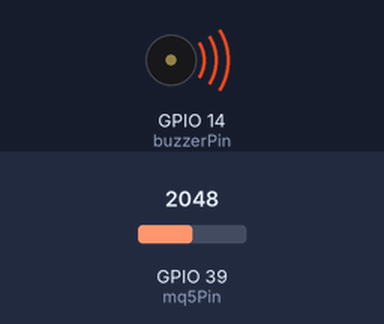
A sketch run on a simulated ESP32. Parts: buzzer (waves = sounding, pin HIGH). Inputs (shaded band) come from the test bench; at power-on: GPIO 39 (mq5Pin) = 2048 (analog values on the 0–4095 scale). WiFi joins after 1.5 s; servers stay silent unless stated.

Above: at 0.1 s.
At 1.9 s:
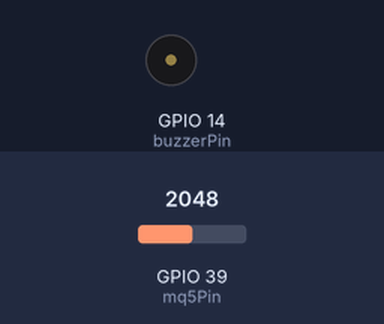
Timing chart, 0 to 3.4 s (numbered marks = the images above):
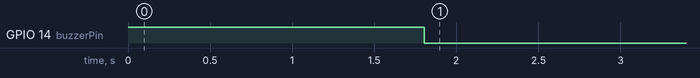

The sketch:

gas_detector.ino
```cpp
#define BLYNK_PRINT Serial

#define BLYNK_TEMPLATE_ID "TMPL27zJazjr"
#define BLYNK_TEMPLATE_NAME "Gas Detector"
#define BLYNK_AUTH_TOKEN "E7gqwxX7D8eRvSsUAQ6jW6thvRfb82I"

#include <WiFi.h>
#include <WiFiClient.h>
#include <BlynkSimpleEsp32.h>

// WiFi credentials
char ssid[] = "Snyman";
char pass[] = "********";

// Sensor pins
const int mq5Pin = 39;     // MQ‑5 analog output to GPIO39
const int buzzerPin = 14;  // Active‑low buzzer on GPIO14

// Threshold
const float mq5Threshold = 1.0;

// Voltage conversion factors
const float espMaxVoltage = (5.0 / 16800.0) * 10000.0;
const float voltageDividerMultiplier = (10000.0 + 6800.0) / 10000.0;

// Blynk virtual pins
#define VPIN_MQ5 V1
#define VPIN_BUZZER_SWITCH V2

// Buzzer control variable
bool buzzerEnabled = true;

// Blynk app switch = enable/disable buzzer
BLYNK_WRITE(VPIN_BUZZER_SWITCH) {
  buzzerEnabled = param.asInt();  // 1 = enabled, 0 = disabled
  if (buzzerEnabled) {
    digitalWrite(buzzerPin, HIGH);  // OFF
  }
}

void setup() {
  Serial.begin(115200);
  analogReadResolution(12);  // ESP32 ADC is 12‑bit (0–4095)

  pinMode(buzzerPin, OUTPUT);
  digitalWrite(buzzerPin, HIGH);  // buzzer off (active LOW)

  Blynk.begin(BLYNK_AUTH_TOKEN, ssid, pass);
}

void loop() {
  Blynk.run();

  // Read MQ‑5 analog value and convert to voltage
  float mq5RawVoltage = (analogRead(mq5Pin) / 4095.0) * espMaxVoltage;
  float mq5AoVoltage = mq5RawVoltage * voltageDividerMultiplier;

  // Send to Blynk
  Blynk.virtualWrite(VPIN_MQ5, mq5AoVoltage);

  // Buzzer alarm logic
  if (buzzerEnabled && (mq5AoVoltage > mq5Threshold)) {
    digitalWrite(buzzerPin, LOW);  // ON
    Blynk.logEvent("gas_alert", "MQ‑5: Gas level exceeded!");
  } else {
    digitalWrite(buzzerPin, HIGH);  // OFF
  }

  delay(1000);  // update every second
}
```

Measured:
- by itself, GPIO 14 (buzzerPin): HIGH → LOW at 1.8 s
